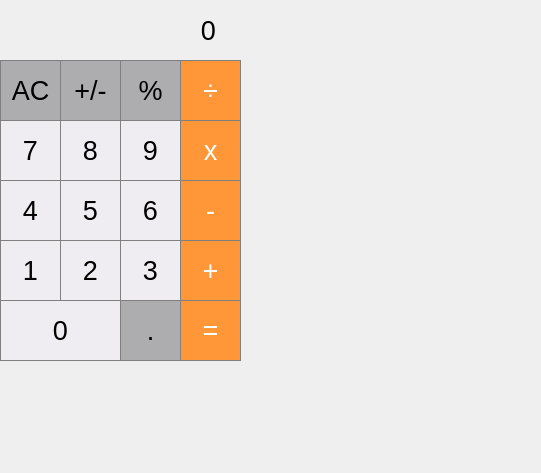
<?xml version="1.0" encoding="UTF-8"?>
<ui version="4.0">
 <class>MainWindow</class>
 <widget class="QMainWindow" name="MainWindow">
  <property name="geometry">
   <rect>
    <x>0</x>
    <y>0</y>
    <width>541</width>
    <height>473</height>
   </rect>
  </property>
  <property name="windowTitle">
   <string>MainWindow</string>
  </property>
  <widget class="QWidget" name="centralwidget">
   <widget class="QLabel" name="result_number">
    <property name="geometry">
     <rect>
      <x>0</x>
      <y>0</y>
      <width>241</width>
      <height>61</height>
     </rect>
    </property>
    <property name="font">
     <font>
      <pointsize>20</pointsize>
     </font>
    </property>
    <property name="styleSheet">
     <string notr="true">QLabel {
   background-color:  rgb(217, 215, 218);
   color: black;
   qproperty-alignment: 'AlignVCenter | AlignRight';
   border: 1px solid gray;
}

background-color : white;</string>
    </property>
    <property name="text">
     <string>0</string>
    </property>
    <property name="alignment">
     <set>Qt::AlignRight|Qt::AlignTrailing|Qt::AlignVCenter</set>
    </property>
    <property name="wordWrap">
     <bool>false</bool>
    </property>
    <property name="margin">
     <number>0</number>
    </property>
    <property name="indent">
     <number>25</number>
    </property>
   </widget>
   <widget class="QPushButton" name="pushButton_clean">
    <property name="geometry">
     <rect>
      <x>0</x>
      <y>60</y>
      <width>61</width>
      <height>61</height>
     </rect>
    </property>
    <property name="font">
     <font>
      <pointsize>20</pointsize>
      <bold>false</bold>
     </font>
    </property>
    <property name="styleSheet">
     <string notr="true">QPushButton {
  background-color: rgb(173, 172, 175);
  color:  black;
  border: 1px solid gray;
}
QPushButton:pressed {
    background-color: qlineargradient(x1: 0, y1: 0, x2: 0, y2: 1,
                                      stop: 0 #BEBEBE, stop: 1 #D7D7D7);
}</string>
    </property>
    <property name="text">
     <string>AC</string>
    </property>
   </widget>
   <widget class="QPushButton" name="pushButton_sign">
    <property name="geometry">
     <rect>
      <x>60</x>
      <y>60</y>
      <width>61</width>
      <height>61</height>
     </rect>
    </property>
    <property name="font">
     <font>
      <pointsize>20</pointsize>
      <bold>false</bold>
     </font>
    </property>
    <property name="styleSheet">
     <string notr="true">QPushButton {
  background-color: rgb(173, 172, 175);
  color:  black;
  border: 1px solid gray;
}
QPushButton:pressed {
    background-color: qlineargradient(x1: 0, y1: 0, x2: 0, y2: 1,
                                      stop: 0 #BEBEBE, stop: 1 #D7D7D7);
}</string>
    </property>
    <property name="text">
     <string>+/-</string>
    </property>
   </widget>
   <widget class="QPushButton" name="pushButton_percent">
    <property name="geometry">
     <rect>
      <x>120</x>
      <y>60</y>
      <width>61</width>
      <height>61</height>
     </rect>
    </property>
    <property name="font">
     <font>
      <pointsize>20</pointsize>
      <bold>false</bold>
     </font>
    </property>
    <property name="styleSheet">
     <string notr="true">QPushButton {
  background-color: rgb(173, 172, 175);
  color:  black;
  border: 1px solid gray;
}
QPushButton:pressed {
    background-color: qlineargradient(x1: 0, y1: 0, x2: 0, y2: 1,
                                      stop: 0 #BEBEBE, stop: 1 #D7D7D7);
}</string>
    </property>
    <property name="text">
     <string>%</string>
    </property>
   </widget>
   <widget class="QPushButton" name="pushButton_div">
    <property name="geometry">
     <rect>
      <x>180</x>
      <y>60</y>
      <width>61</width>
      <height>61</height>
     </rect>
    </property>
    <property name="font">
     <font>
      <pointsize>20</pointsize>
     </font>
    </property>
    <property name="styleSheet">
     <string notr="true">QPushButton {
  background-color: rgb(255, 151, 57);
  color: white; 
  border: 1px solid gray;
}

QPushButton:pressed {
    background-color: qlineargradient(x1: 0, y1: 0, x2: 0, y2: 1,
                                      stop: 0 #FF7832, stop: 1 #FF9739);
}</string>
    </property>
    <property name="text">
     <string>÷</string>
    </property>
   </widget>
   <widget class="QPushButton" name="pushButton_8">
    <property name="geometry">
     <rect>
      <x>60</x>
      <y>120</y>
      <width>61</width>
      <height>61</height>
     </rect>
    </property>
    <property name="font">
     <font>
      <pointsize>20</pointsize>
     </font>
    </property>
    <property name="styleSheet">
     <string notr="true">QPushButton {
   background-color:  rgb(239, 237, 241);
   color: black;
   border: 1px solid gray;
}
QPushButton:pressed {
    background-color: qlineargradient(x1: 0, y1: 0, x2: 0, y2: 1,
                                      stop: 0 #dadbde, stop: 1 #f6f7fa);
}</string>
    </property>
    <property name="text">
     <string>8</string>
    </property>
   </widget>
   <widget class="QPushButton" name="pushButton_9">
    <property name="geometry">
     <rect>
      <x>120</x>
      <y>120</y>
      <width>61</width>
      <height>61</height>
     </rect>
    </property>
    <property name="font">
     <font>
      <pointsize>20</pointsize>
     </font>
    </property>
    <property name="styleSheet">
     <string notr="true">QPushButton {
   background-color:  rgb(239, 237, 241);
   color: black;
   border: 1px solid gray;
}
QPushButton:pressed {
    background-color: qlineargradient(x1: 0, y1: 0, x2: 0, y2: 1,
                                      stop: 0 #dadbde, stop: 1 #f6f7fa);
}</string>
    </property>
    <property name="text">
     <string>9</string>
    </property>
   </widget>
   <widget class="QPushButton" name="pushButton_7">
    <property name="geometry">
     <rect>
      <x>0</x>
      <y>120</y>
      <width>61</width>
      <height>61</height>
     </rect>
    </property>
    <property name="font">
     <font>
      <pointsize>20</pointsize>
     </font>
    </property>
    <property name="styleSheet">
     <string notr="true">QPushButton {
   background-color:  rgb(239, 237, 241);
   color: black;
   border: 1px solid gray;
}
QPushButton:pressed {
    background-color: qlineargradient(x1: 0, y1: 0, x2: 0, y2: 1,
                                      stop: 0 #dadbde, stop: 1 #f6f7fa);
}</string>
    </property>
    <property name="text">
     <string>7</string>
    </property>
   </widget>
   <widget class="QPushButton" name="pushButton_mul">
    <property name="geometry">
     <rect>
      <x>180</x>
      <y>120</y>
      <width>61</width>
      <height>61</height>
     </rect>
    </property>
    <property name="font">
     <font>
      <pointsize>20</pointsize>
     </font>
    </property>
    <property name="styleSheet">
     <string notr="true">QPushButton {
  background-color: rgb(255, 151, 57);
  color: white; 
  border: 1px solid gray;
}

QPushButton:pressed {
    background-color: qlineargradient(x1: 0, y1: 0, x2: 0, y2: 1,
                                      stop: 0 #FF7832, stop: 1 #FF9739);
}</string>
    </property>
    <property name="text">
     <string>x</string>
    </property>
   </widget>
   <widget class="QPushButton" name="pushButton_5">
    <property name="geometry">
     <rect>
      <x>60</x>
      <y>180</y>
      <width>61</width>
      <height>61</height>
     </rect>
    </property>
    <property name="font">
     <font>
      <pointsize>20</pointsize>
     </font>
    </property>
    <property name="styleSheet">
     <string notr="true">QPushButton {
   background-color:  rgb(239, 237, 241);
   color: black;
   border: 1px solid gray;
}
QPushButton:pressed {
    background-color: qlineargradient(x1: 0, y1: 0, x2: 0, y2: 1,
                                      stop: 0 #dadbde, stop: 1 #f6f7fa);
}</string>
    </property>
    <property name="text">
     <string>5</string>
    </property>
   </widget>
   <widget class="QPushButton" name="pushButton_6">
    <property name="geometry">
     <rect>
      <x>120</x>
      <y>180</y>
      <width>61</width>
      <height>61</height>
     </rect>
    </property>
    <property name="font">
     <font>
      <pointsize>20</pointsize>
     </font>
    </property>
    <property name="styleSheet">
     <string notr="true">QPushButton {
   background-color:  rgb(239, 237, 241);
   color: black;
   border: 1px solid gray;
}
QPushButton:pressed {
    background-color: qlineargradient(x1: 0, y1: 0, x2: 0, y2: 1,
                                      stop: 0 #dadbde, stop: 1 #f6f7fa);
}</string>
    </property>
    <property name="text">
     <string>6</string>
    </property>
   </widget>
   <widget class="QPushButton" name="pushButton_4">
    <property name="geometry">
     <rect>
      <x>0</x>
      <y>180</y>
      <width>61</width>
      <height>61</height>
     </rect>
    </property>
    <property name="font">
     <font>
      <pointsize>20</pointsize>
     </font>
    </property>
    <property name="styleSheet">
     <string notr="true">QPushButton {
   background-color:  rgb(239, 237, 241);
   color: black;
   border: 1px solid gray;
}
QPushButton:pressed {
    background-color: qlineargradient(x1: 0, y1: 0, x2: 0, y2: 1,
                                      stop: 0 #dadbde, stop: 1 #f6f7fa);
}</string>
    </property>
    <property name="text">
     <string>4</string>
    </property>
   </widget>
   <widget class="QPushButton" name="pushButton_sub">
    <property name="geometry">
     <rect>
      <x>180</x>
      <y>180</y>
      <width>61</width>
      <height>61</height>
     </rect>
    </property>
    <property name="font">
     <font>
      <pointsize>20</pointsize>
     </font>
    </property>
    <property name="styleSheet">
     <string notr="true">QPushButton {
  background-color: rgb(255, 151, 57);
  color: white; 
  border: 1px solid gray;
}

QPushButton:pressed {
    background-color: qlineargradient(x1: 0, y1: 0, x2: 0, y2: 1,
                                      stop: 0 #FF7832, stop: 1 #FF9739);
}</string>
    </property>
    <property name="text">
     <string>-</string>
    </property>
   </widget>
   <widget class="QPushButton" name="pushButton_2">
    <property name="geometry">
     <rect>
      <x>60</x>
      <y>240</y>
      <width>61</width>
      <height>61</height>
     </rect>
    </property>
    <property name="font">
     <font>
      <pointsize>20</pointsize>
     </font>
    </property>
    <property name="styleSheet">
     <string notr="true">QPushButton {
   background-color:  rgb(239, 237, 241);
   color: black;
   border: 1px solid gray;
}
QPushButton:pressed {
    background-color: qlineargradient(x1: 0, y1: 0, x2: 0, y2: 1,
                                      stop: 0 #dadbde, stop: 1 #f6f7fa);
}</string>
    </property>
    <property name="text">
     <string>2</string>
    </property>
   </widget>
   <widget class="QPushButton" name="pushButton_3">
    <property name="geometry">
     <rect>
      <x>120</x>
      <y>240</y>
      <width>61</width>
      <height>61</height>
     </rect>
    </property>
    <property name="font">
     <font>
      <pointsize>20</pointsize>
     </font>
    </property>
    <property name="styleSheet">
     <string notr="true">QPushButton {
   background-color:  rgb(239, 237, 241);
   color: black;
   border: 1px solid gray;
}
QPushButton:pressed {
    background-color: qlineargradient(x1: 0, y1: 0, x2: 0, y2: 1,
                                      stop: 0 #dadbde, stop: 1 #f6f7fa);
}</string>
    </property>
    <property name="text">
     <string>3</string>
    </property>
   </widget>
   <widget class="QPushButton" name="pushButton_1">
    <property name="geometry">
     <rect>
      <x>0</x>
      <y>240</y>
      <width>61</width>
      <height>61</height>
     </rect>
    </property>
    <property name="font">
     <font>
      <pointsize>20</pointsize>
     </font>
    </property>
    <property name="styleSheet">
     <string notr="true">QPushButton {
   background-color:  rgb(239, 237, 241);
   color: black;
   border: 1px solid gray;
}
QPushButton:pressed {
    background-color: qlineargradient(x1: 0, y1: 0, x2: 0, y2: 1,
                                      stop: 0 #dadbde, stop: 1 #f6f7fa);
}</string>
    </property>
    <property name="text">
     <string>1</string>
    </property>
   </widget>
   <widget class="QPushButton" name="pushButton_add">
    <property name="geometry">
     <rect>
      <x>180</x>
      <y>240</y>
      <width>61</width>
      <height>61</height>
     </rect>
    </property>
    <property name="font">
     <font>
      <pointsize>20</pointsize>
     </font>
    </property>
    <property name="styleSheet">
     <string notr="true">QPushButton {
  background-color: rgb(255, 151, 57);
  color: white; 
  border: 1px solid gray;
}

QPushButton:pressed {
    background-color: qlineargradient(x1: 0, y1: 0, x2: 0, y2: 1,
                                      stop: 0 #FF7832, stop: 1 #FF9739);
}</string>
    </property>
    <property name="text">
     <string>+</string>
    </property>
   </widget>
   <widget class="QPushButton" name="pushButton_dot">
    <property name="geometry">
     <rect>
      <x>120</x>
      <y>300</y>
      <width>61</width>
      <height>61</height>
     </rect>
    </property>
    <property name="font">
     <font>
      <pointsize>20</pointsize>
      <bold>false</bold>
     </font>
    </property>
    <property name="styleSheet">
     <string notr="true">QPushButton {
  background-color: rgb(173, 172, 175);
  color:  black;
  border: 1px solid gray;
}
QPushButton:pressed {
    background-color: qlineargradient(x1: 0, y1: 0, x2: 0, y2: 1,
                                      stop: 0 #BEBEBE, stop: 1 #D7D7D7);
}</string>
    </property>
    <property name="text">
     <string>.</string>
    </property>
   </widget>
   <widget class="QPushButton" name="pushButton_0">
    <property name="geometry">
     <rect>
      <x>0</x>
      <y>300</y>
      <width>121</width>
      <height>61</height>
     </rect>
    </property>
    <property name="font">
     <font>
      <pointsize>20</pointsize>
     </font>
    </property>
    <property name="styleSheet">
     <string notr="true">QPushButton {
   background-color:  rgb(239, 237, 241);
   color: black;
   border: 1px solid gray;
}
QPushButton:pressed {
    background-color: qlineargradient(x1: 0, y1: 0, x2: 0, y2: 1,
                                      stop: 0 #dadbde, stop: 1 #f6f7fa);
}</string>
    </property>
    <property name="text">
     <string>0</string>
    </property>
   </widget>
   <widget class="QPushButton" name="pushButton_eq">
    <property name="geometry">
     <rect>
      <x>180</x>
      <y>300</y>
      <width>61</width>
      <height>61</height>
     </rect>
    </property>
    <property name="font">
     <font>
      <pointsize>20</pointsize>
     </font>
    </property>
    <property name="styleSheet">
     <string notr="true">QPushButton {
  background-color: rgb(255, 151, 57);
  color: white; 
  border: 1px solid gray;
}

QPushButton:pressed {
    background-color: qlineargradient(x1: 0, y1: 0, x2: 0, y2: 1,
                                      stop: 0 #FF7832, stop: 1 #FF9739);
}</string>
    </property>
    <property name="text">
     <string>=</string>
    </property>
   </widget>
  </widget>
 </widget>
 <resources/>
 <connections/>
</ui>
